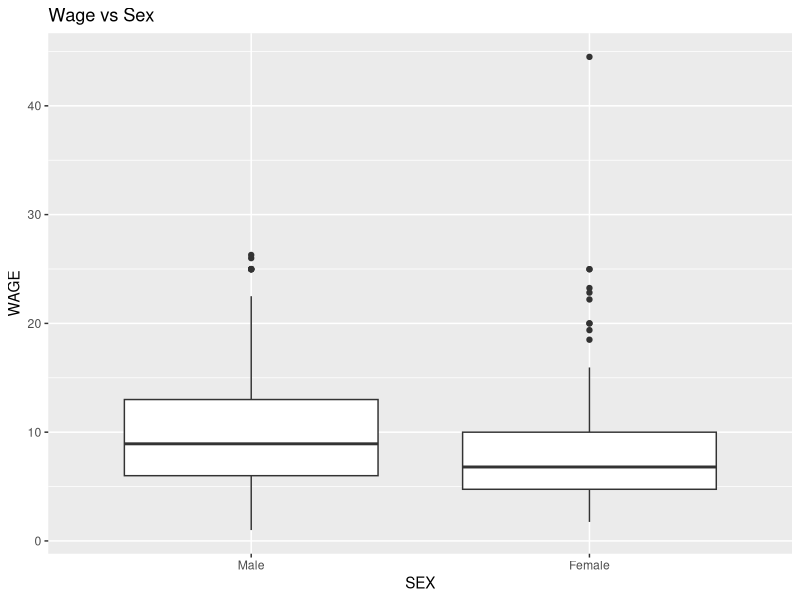
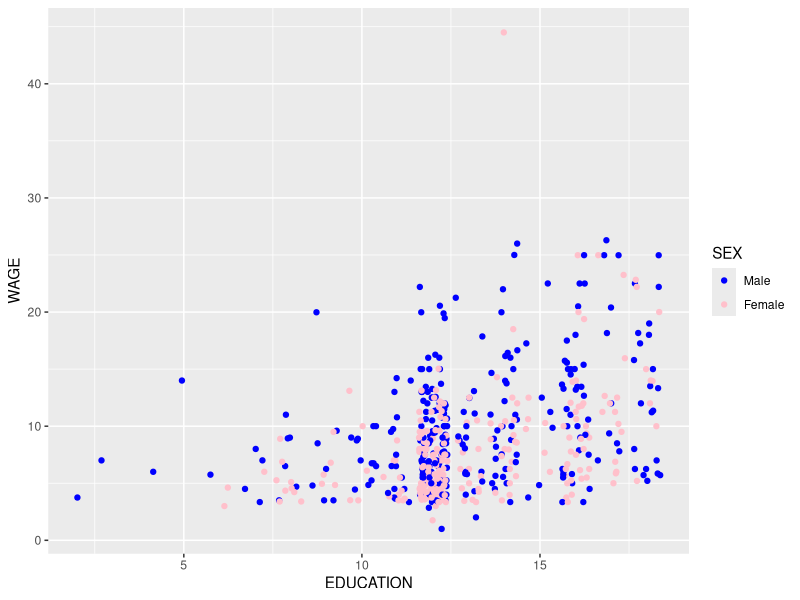
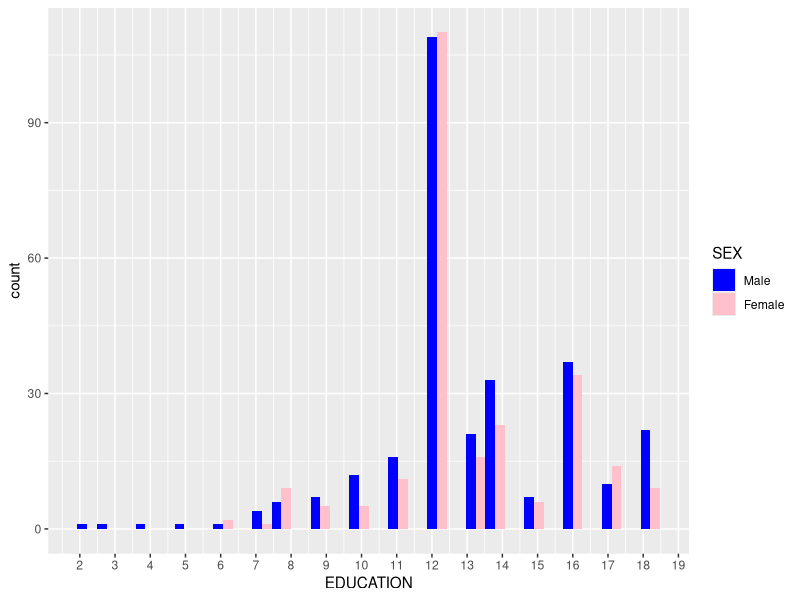
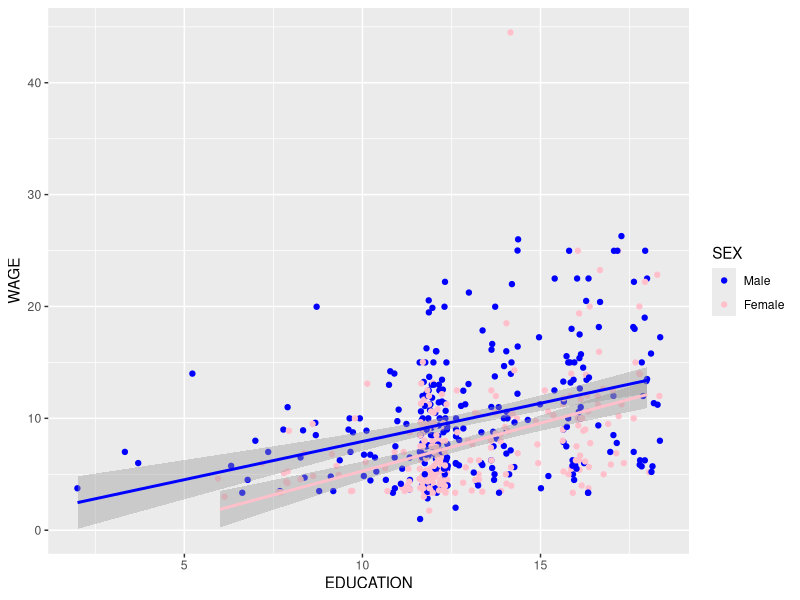
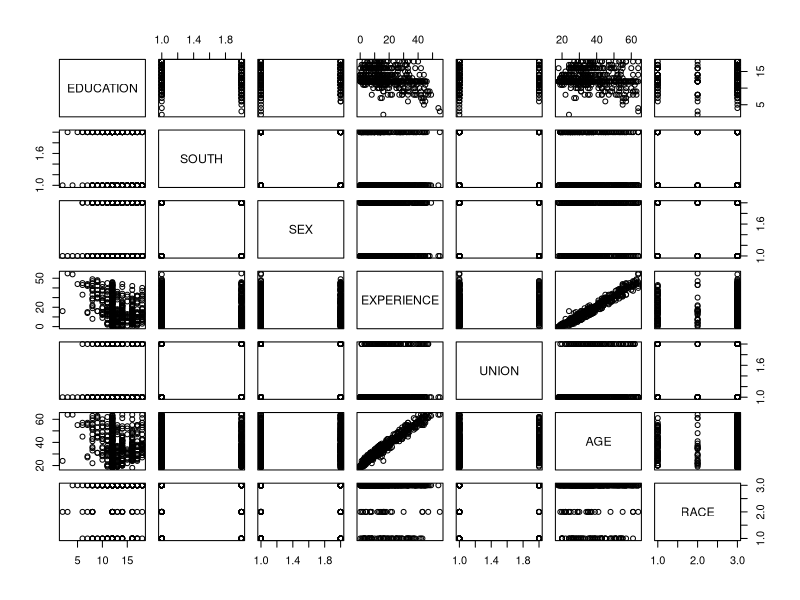
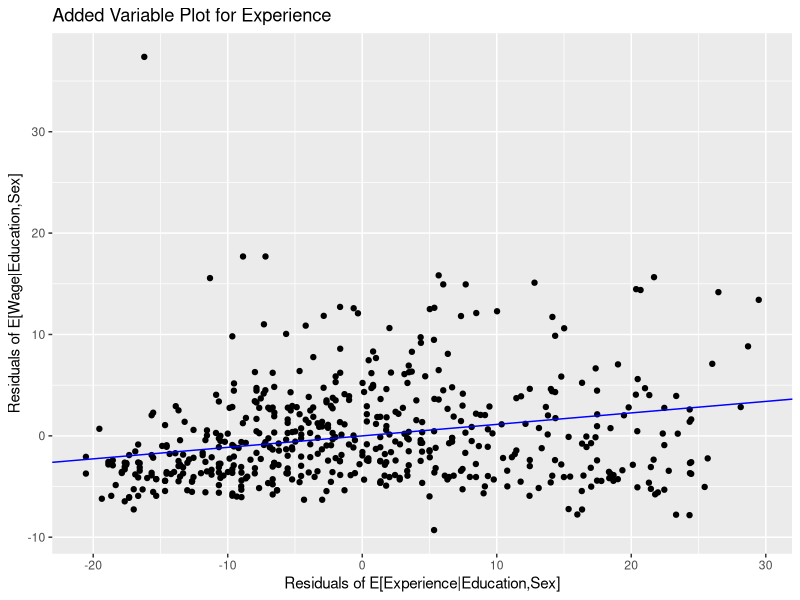

Generate these figures, in order, with R: (Note: this script raises an error after producing the figures.)
## ---- chunk 1
library(ggplot2)

# create dataframe
wages <- read.csv(file = "../data/cpswages.dat.txt", header = FALSE, sep=" ")
names(wages) <- c("EDUCATION",	"SOUTH", "SEX", "EXPERIENCE", "UNION",  "WAGE", "AGE", "RACE", "OCCUPATION", "SECTOR", "MARR")
wages = wages[,c(1,2,3,4,5,7,8,9,10,11,6)]

# Set up factors
wages$SOUTH <- factor(wages$SOUTH, levels=c(0,1),
                    labels=c('North','South'))

wages$SEX <- factor(wages$SEX, levels=c(0,1),
                    labels=c('Male','Female'))

wages$UNION <- factor(wages$UNION, levels=c(0,1),
                    labels=c('Non-Unionized','Unionized'))

wages$RACE <- factor(wages$RACE, levels=c(1,2,3),
                    labels=c('Other','Hispanic', 'White'))

wages$OCCUPATION <- factor(wages$OCCUPATION, levels=c(1,2,3,4,5,6),
                    labels=c('Management','Sales','Clerical','Service','Professional','Other'))

wages$SECTOR <- factor(wages$SECTOR, levels=c(0,1,2),
                       labels=c('Other','Manufacturing','Construction'))

wages$MARR <- factor(wages$MARR, levels=c(0,1),
                       labels=c('Unmarried','Married'))

wages$MANUFACTURING <- 1*(wages$SECTOR == 'Manufacturing')
wages$CONSTRUCTION <- 1*(wages$SECTOR == 'Construction')

wages$MANAGEMENT <- 1*(wages$OCCUPATION == 'Management')
wages$SALES <- 1*(wages$OCCUPATION == 'Sales')
wages$CLERICAL <- 1*(wages$OCCUPATION == 'Clerical')
wages$SERVICE <- 1*(wages$OCCUPATION == 'Service')
wages$PROFESSIONAL <- 1*(wages$OCCUPATION == 'Professional')

wages$WHITE <- 1*(wages$RACE == 'White')
wages$HISPANIC <- 1*(wages$RACE == 'Hispanic')

women <- subset(wages,SEX=='Female')
men <- subset(wages,SEX=='Male')

head(wages)
## ---- chunk 2
p <- ggplot( wages, aes ( x = SEX, y = WAGE) )
p + geom_boxplot() + ggtitle("Wage vs Sex")
## ---- chunk 3
#nrow(subset(wages,SEX=='Female'))
#nrow(subset(wages,SEX=='Male'))
t.test(subset(wages,SEX=='Male')$WAGE, subset(wages,SEX=='Female')$WAGE, alternative = "greater")
## ---- chunk 4
p_ed_wg = ggplot( wages, aes ( x = EDUCATION, y = WAGE) ) 
p_ed_wg + geom_jitter(aes(color=SEX)) + scale_color_manual(name = 'SEX', values = c("blue", "pink"))
## ---- chunk 5
ggplot(wages, aes(EDUCATION, fill = SEX)) + geom_histogram(position = 'dodge') + scale_fill_manual(values=c("blue", "pink")) + scale_x_continuous(breaks=seq(0,19,1))
## ---- chunk 6
p_ed_wg + geom_jitter(aes(color=SEX)) + 
  geom_smooth(data=women, method='lm',formula=y~x,color="pink") +
  geom_smooth(data=men, method='lm',formula=y~x,color="blue") + 
  scale_color_manual(name = 'SEX', values = c("blue", "pink")) 
## ---- chunk 7
pairs(wages[c(1,2,3,4,5,6,7)])
## ---- chunk 8
M1=lm(WAGE~EDUCATION+SEX, data=wages)
M2=lm(WAGE~EDUCATION+SEX+SEX:EDUCATION, data=wages)

summary(M1)
summary(M2)
## ---- chunk 9
M3 <- lm( EXPERIENCE ~ EDUCATION + SEX, data = wages)
M4 <- lm( WAGE ~ EDUCATION + SEX + EXPERIENCE, data = wages)
M5 <- lm( WAGE ~ SEX + EXPERIENCE, data = wages)

resid_wg_edu <- resid(M1)
resid_exp_edu <- resid(M3)
resid_wg_exp = resid(M5)


avp_ed_ex <- data.frame(resid_wg_edu, resid_exp_edu)
temp <- lm(resid_wg_edu ~ resid_exp_edu, data = avp_ed_ex)
p_added_v_edu_exp <- ggplot( avp_ed_ex, aes ( x = resid_exp_edu, y = resid_wg_exp) ) 
p_added_v_edu_exp + geom_point() +
  #geom_smooth(data=wages, method='lm',formula=y~x,color="pink") +
  geom_abline ( intercept = coef(temp)[1], slope = coef(temp)[2], color="blue" ) +
  ggtitle("Added Variable Plot for Experience") +
  xlab("Residuals of E[Experience|Education,Sex]") +
  ylab("Residuals of E[Wage|Education,Sex]")

summary(temp)$r.squared
summary(M4)
## ---- chunk 10
M7
